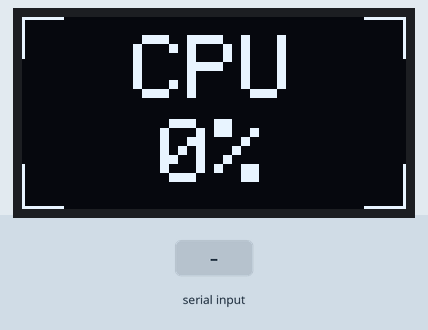
Bench run of a sketch on a simulated Arduino Uno, built with avr-gcc and run on an emulated ATmega328P. On the bench: 128×64 one-colour display. The inputs (shaded band) are chosen by the test bench.

Above: at 2.83 s.
3.8 s: "90:45\n" received over Serial
At 5.8 s:
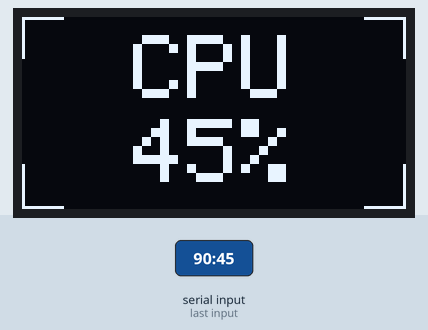
At 7.7 s:
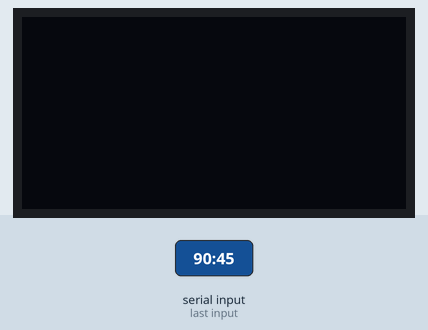
Timing chart, 0 to 9.2 s (numbered marks = the images above; inputs shaded):
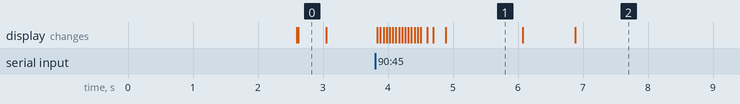

Measured:
- after the input at 3.8 s, the display: first changes at once (image 1 shows a later state)
- what the display in image 0 shows lasts 0.4 s, from 2.6 s to 3.0 s
- what the display in image 1 shows lasts 1.2 s, from 4.9 s to 6.1 s

The sketch:

system_monitor.ino
```cpp
/********************************************************
 * Pugliese Hardware — System Monitor
 * ATmega328PB + OLED SSD1306 128x64 I2C
 * Logo → slider CPU/GPU/RAM/DISK ogni 6s
 * Display OFF se il PC si disconnette
 *
 * Progetto: Pugliese Hardware (pugliese-hardware.it)
 * Firmware 100% autocontenuto
 ********************************************************/
#include <Wire.h>
#include <Adafruit_GFX.h>
#include <Adafruit_SSD1306.h>

#define W 128
#define H 64
Adafruit_SSD1306 d(W, H, &Wire, -1);

#define N 4
const char* TXT[N] = {"CPU","GPU","RAM","DISK"};
float cur[N] = {0}, tgt[N] = {0};
unsigned long lastRx = 0;
int slide = 0;
bool asleep = true;

// ── Logo 128x64 (bianco su nero) ─────────────────────
static const unsigned char PROGMEM LOGO[] = {
  0x00,0x00,0x00,0x00,0x00,0x01,0x80,0x00,0x00,0x00,0x00,0x00,0x00,0x00,0x00,0x00,
  0x00,0x00,0x00,0x00,0x00,0x07,0xC0,0x00,0x00,0x00,0x00,0x00,0x00,0x00,0x00,0x00,
  0x00,0x00,0x00,0x00,0x00,0x0F,0x80,0x00,0x00,0x00,0x00,0x00,0x00,0x00,0x00,0x00,
  0x00,0x00,0x00,0x00,0x00,0x3E,0x00,0x00,0x00,0x00,0x00,0x00,0x00,0x00,0x00,0x00,
  0x00,0x00,0x00,0x00,0x00,0x7C,0x00,0x00,0x00,0x00,0x00,0x00,0x00,0x00,0x00,0x00,
  0x00,0x00,0x00,0x00,0x00,0xF8,0xFE,0x00,0x00,0x00,0x00,0x00,0x00,0x00,0x00,0x00,
  0x00,0x00,0x00,0x00,0x01,0xE3,0xFF,0x80,0x00,0x00,0x00,0x00,0x00,0x00,0x00,0x00,
  0x00,0x00,0x00,0x00,0x03,0xCF,0xFF,0xC0,0x00,0x00,0x00,0x00,0x00,0x00,0x00,0x00,
  0x00,0x00,0x00,0x00,0x07,0xBF,0x83,0xC0,0x00,0x00,0x00,0x00,0x00,0x00,0x00,0x00,
  0x00,0x00,0x00,0x00,0x0F,0x7C,0x01,0xE0,0x00,0x00,0x00,0x00,0x00,0x00,0x00,0x00,
  0x00,0x00,0x00,0x00,0x1E,0xF8,0x01,0xE0,0x00,0x00,0x00,0x00,0x00,0x00,0x00,0x00,
  0x00,0x00,0x00,0x00,0x3F,0xE0,0x00,0xE0,0x00,0x00,0x00,0x00,0x00,0x00,0x00,0x00,
  0x00,0x00,0x00,0x00,0x7F,0xC0,0x01,0xE0,0x10,0x00,0x00,0x00,0x00,0x00,0x00,0x00,
  0x00,0x00,0x00,0x00,0xFF,0x00,0x01,0xE0,0x38,0x00,0x00,0x00,0x00,0x00,0x00,0x00,
  0x00,0x00,0x00,0x1D,0xFE,0x00,0x01,0xE0,0x3C,0x00,0x00,0x00,0x00,0x00,0x00,0x00,
  0x00,0x00,0x00,0x7F,0xFC,0x00,0x03,0xE0,0x78,0x00,0x00,0x00,0x00,0x00,0x00,0x00,
  0x00,0x00,0x00,0xFF,0xF8,0x00,0x03,0xC0,0x78,0x00,0x00,0x00,0x00,0x00,0x00,0x00,
  0x00,0x00,0x01,0xE7,0xF8,0x00,0x07,0xC0,0x78,0x00,0x00,0x00,0x00,0x00,0x00,0x00,
  0x00,0x00,0x03,0x8F,0xFC,0x00,0x0F,0x80,0xF8,0x00,0x00,0x00,0x00,0x00,0x00,0x00,
  0x00,0x00,0x07,0x8F,0xDC,0x00,0x0F,0x80,0xF0,0x00,0x00,0x00,0x00,0x00,0x00,0x00,
  0x00,0x00,0x07,0x1F,0x9C,0x00,0x1F,0x00,0xF0,0x00,0x00,0x00,0x00,0x00,0x00,0x00,
  0x00,0x00,0x0E,0x3F,0x1C,0x00,0x3E,0x00,0xF0,0x00,0x00,0x00,0x00,0x00,0x00,0x00,
  0x00,0x00,0x0E,0x3E,0x1C,0x00,0x7C,0x01,0xF0,0x00,0x00,0x00,0x00,0x00,0x00,0x00,
  0x00,0x00,0x0E,0x7C,0x1C,0x00,0xF8,0x01,0xE0,0x00,0x00,0x01,0xF0,0x00,0x00,0x00,
  0x00,0x00,0x0E,0xF8,0x3C,0x01,0xF0,0x01,0xE0,0x00,0x00,0x0F,0xF8,0x00,0x00,0x00,
  0x00,0x00,0x0E,0xF8,0x38,0x03,0xE0,0x01,0xE0,0x00,0x00,0x3F,0xF8,0x00,0x00,0x00,
  0x00,0x00,0x0F,0xF0,0x38,0x0F,0xC0,0x01,0xE3,0x00,0x00,0x7F,0xF0,0x00,0x00,0x00,
  0x00,0x00,0x0F,0xE0,0x78,0x3F,0x80,0x03,0xC7,0x80,0x00,0xFF,0x00,0x00,0x00,0x00,
  0x00,0x00,0x0F,0xE0,0x30,0xFF,0x06,0x03,0xC7,0x80,0x01,0xF8,0x00,0x00,0x00,0x00,
  0x00,0x00,0x07,0xC0,0x07,0xFC,0x0F,0x03,0xC3,0x00,0x03,0xE0,0x00,0x00,0x00,0x00,
  0x00,0x00,0x07,0xF0,0xFF,0xF0,0x7F,0x03,0xC0,0x03,0x83,0xC0,0x03,0x80,0x00,0x00,
  0x00,0x00,0x07,0xFF,0xFF,0xE0,0xFF,0x03,0xCC,0x07,0xC7,0x80,0x07,0xC0,0x00,0x00,
  0x00,0x00,0x0F,0xFF,0xFF,0xE1,0xFF,0x87,0x9E,0x0F,0xC7,0x80,0x1F,0xC2,0x00,0x00,
  0x00,0x00,0x0F,0x1F,0xFD,0xE7,0xFF,0x9F,0x9E,0x1F,0xC7,0xC0,0x7F,0xC7,0x00,0x00,
  0x00,0x00,0x1F,0x00,0x3F,0xCF,0xFF,0xFF,0x9E,0x3F,0x8F,0xE0,0xFF,0x8F,0x00,0x00,
  0x00,0x00,0x1E,0x00,0x3F,0xFF,0xF7,0xFF,0xBE,0x7E,0x1F,0xFB,0xFE,0x1E,0x00,0x00,
  0x00,0x00,0x3E,0x00,0x7F,0xFF,0xEF,0xF7,0xBC,0xFE,0x7C,0xFF,0xDE,0x7C,0x00,0x00,
  0x00,0x00,0x3E,0x00,0x7F,0xFF,0xEF,0xCF,0xBD,0xFF,0xF8,0x3F,0x1F,0xF8,0x00,0x00,
  0x00,0x00,0x7C,0x00,0x7E,0x67,0xCF,0x8F,0x3F,0xDF,0xE0,0x1F,0x1F,0xE0,0x00,0x00,
  0x00,0x00,0x7C,0x00,0x3C,0x07,0xDF,0x0F,0x3F,0x8F,0xC0,0x3F,0x0F,0xC0,0x00,0x00,
  0x00,0x00,0x78,0x00,0x18,0x03,0xBF,0x0F,0x1F,0x07,0x00,0x7F,0x07,0x00,0x00,0x00,
  0x00,0x00,0xF8,0x00,0x00,0x00,0x7F,0x0F,0x0E,0x00,0x00,0xFF,0x00,0x00,0x00,0x00,
  0x00,0x00,0xF0,0x00,0x00,0x00,0xFF,0x0F,0x00,0x00,0x01,0xEF,0x00,0x00,0x00,0x00,
  0x00,0x00,0xE0,0x00,0x00,0x00,0xEF,0x0F,0x00,0x00,0x01,0xCE,0x00,0x00,0x00,0x00,
  0x00,0x00,0x40,0x00,0x00,0x01,0xDF,0x1E,0x00,0x00,0x03,0xDE,0x00,0x00,0x00,0x00,
  0x00,0x00,0x00,0x00,0x00,0x03,0xDE,0x1E,0x00,0x00,0x03,0xFC,0x00,0x00,0x00,0x00,
  0x00,0x00,0x00,0x00,0x00,0x07,0x9E,0x1E,0x00,0x00,0x03,0xF8,0x00,0x00,0x00,0x00,
  0x00,0x00,0x00,0x00,0x00,0x07,0x1E,0x1E,0x00,0x00,0x01,0xF0,0x00,0x00,0x00,0x00,
  0x00,0x00,0x00,0x00,0x00,0x0E,0x1E,0x1E,0x00,0x00,0x00,0x40,0x00,0x00,0x00,0x00,
  0x00,0x00,0x00,0x00,0x00,0x1E,0x3E,0x1E,0x00,0x00,0x00,0x00,0x00,0x00,0x00,0x00,
  0x00,0x00,0x00,0x00,0x00,0x1C,0x3C,0x1E,0x00,0x00,0x00,0x38,0x03,0xE0,0x00,0x00,
  0x00,0x00,0x00,0x00,0x00,0x3C,0x3C,0x1E,0x00,0x30,0x86,0x7E,0x67,0xF0,0x00,0x00,
  0x00,0x00,0x00,0x00,0x00,0x38,0x7C,0x1E,0x00,0x79,0xCF,0xFF,0xFF,0xF8,0x00,0x00,
  0x00,0x00,0x00,0x00,0x00,0x38,0x78,0x1E,0x00,0xFD,0xCF,0xFF,0xFF,0xF8,0x00,0x00,
  0x00,0x00,0x00,0x00,0x00,0x78,0x78,0x1E,0x00,0xFD,0xCF,0xE7,0xFE,0x38,0x00,0x00,
  0x00,0x00,0x00,0x00,0x00,0x70,0xF8,0x1E,0x01,0xFF,0xFF,0xFF,0xFF,0xF8,0x00,0x00,
  0x00,0x00,0x00,0x00,0x00,0x70,0xF0,0x1F,0x01,0xFE,0xFE,0xFE,0x77,0xF8,0x00,0x00,
  0x00,0x00,0x00,0x00,0x00,0xF1,0xF0,0x0F,0x80,0x84,0x7C,0x7C,0x23,0xF0,0x00,0x00,
  0x00,0x00,0x00,0x00,0x00,0xF1,0xE0,0x0F,0x00,0x00,0x00,0x00,0x00,0x00,0x00,0x00,
  0x00,0x00,0x00,0x00,0x00,0xF3,0xC0,0x06,0x00,0x00,0x00,0x00,0x00,0x00,0x00,0x00,
  0x00,0x00,0x00,0x00,0x00,0xF7,0xC0,0x00,0x00,0x00,0x00,0x00,0x00,0x00,0x00,0x00,
  0x00,0x00,0x00,0x00,0x00,0x7F,0x80,0x00,0x00,0x00,0x00,0x00,0x00,0x00,0x00,0x00,
  0x00,0x00,0x00,0x00,0x00,0x3F,0x00,0x00,0x00,0x00,0x00,0x00,0x00,0x00,0x00,0x00,
  0x00,0x00,0x00,0x00,0x00,0x1E,0x00,0x00,0x00,0x00,0x00,0x00,0x00,0x00,0x00,0x00
};

// ── Setup ────────────────────────────────────────────
void setup() {
  Serial.begin(115200);
  if (!d.begin(SSD1306_SWITCHCAPVCC,0x3C)) { while(1){} }
  d.clearDisplay();
  d.setTextColor(SSD1306_WHITE);
  d.drawBitmap(0,0,LOGO,128,64,SSD1306_WHITE);
  d.display();
  delay(2500);
  d.clearDisplay();
  d.display();
}

// ── Loop ─────────────────────────────────────────────
void loop() {
  while (Serial.available()) {
    String s = Serial.readStringUntil('\n');
    s.trim();
    if (s.length()) {
      int pos = 0;
      for (int i=0; i<N; i++) {
        int c = s.indexOf(':',pos);
        if (c<0) break;
        int p = s.indexOf('|',c);
        if (p<0) p = s.length();
        tgt[i] = constrain(s.substring(c+1,p).toFloat(),0.0f,100.0f);
        pos = p+1;
      }
      lastRx = millis();
    }
  }

  bool conn = (millis()-lastRx) < 3000;

  if (conn) {
    if (asleep) {
      d.ssd1306_command(0xAF);
      asleep = false;
    }

    static unsigned long lastA = 0;
    float dt = (millis()-lastA)/16.667f;
    lastA = millis();
    for (int i=0; i<N; i++) {
      float d = tgt[i]-cur[i];
      if (d<0.3f && d>-0.3f) cur[i]=tgt[i];
      else cur[i] += d*0.06f*dt;
      if (cur[i]<0) cur[i]=0;
      if (cur[i]>100) cur[i]=100;
    }

    static unsigned long lastS = 0;
    if (millis()-lastS > 6000) {
      slide = (slide+1)%N;
      lastS = millis();
    }

    d.clearDisplay();

    // Angolari cyberpunk
    const uint8_t c = 14;
    d.drawFastHLine(0, 0, c, SSD1306_WHITE);
    d.drawFastVLine(0, 0, c, SSD1306_WHITE);
    d.drawFastHLine(W - c, 0, c, SSD1306_WHITE);
    d.drawFastVLine(W - 1, 0, c, SSD1306_WHITE);
    d.drawFastHLine(0, H - 1, c, SSD1306_WHITE);
    d.drawFastVLine(0, H - c - 1, c, SSD1306_WHITE);
    d.drawFastHLine(W - c, H - 1, c, SSD1306_WHITE);
    d.drawFastVLine(W - 1, H - c - 1, c, SSD1306_WHITE);

    // Nome (size 3, centrato sopra)
    d.setTextColor(SSD1306_WHITE);
    d.setTextSize(3);
    d.setCursor((W - (int)strlen(TXT[slide]) * 18) / 2, 6);
    d.print(TXT[slide]);

    // Percentuale (size 3, centrata sotto)
    char buf[8];
    sprintf(buf, "%d%%", (int)cur[slide]);
    d.setCursor((W - (int)strlen(buf) * 18) / 2, 34);
    d.print(buf);
    d.setTextSize(1);
    d.display();
  } else {
    if (!asleep) {
      d.clearDisplay();
      d.display();
      d.ssd1306_command(0xAE);
      asleep = true;
    }
  }

  delay(20);
}
```
